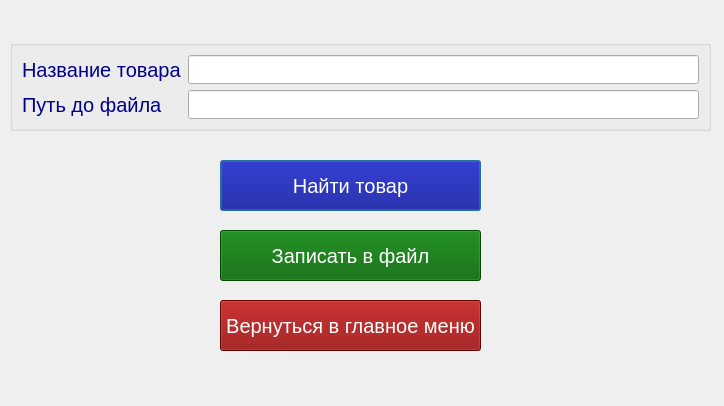
<?xml version="1.0" encoding="UTF-8"?>
<ui version="4.0">
 <class>findproductwindow</class>
 <widget class="QDialog" name="findproductwindow">
  <property name="geometry">
   <rect>
    <x>0</x>
    <y>0</y>
    <width>724</width>
    <height>406</height>
   </rect>
  </property>
  <property name="windowTitle">
   <string>Dialog</string>
  </property>
  <widget class="QPushButton" name="findProductButton">
   <property name="geometry">
    <rect>
     <x>220</x>
     <y>160</y>
     <width>261</width>
     <height>51</height>
    </rect>
   </property>
   <property name="styleSheet">
    <string notr="true">font-family: Arial, sans-serif;
font-size: 20px;
background-color: darkblue; 
color: white;</string>
   </property>
   <property name="text">
    <string>Найти товар</string>
   </property>
  </widget>
  <widget class="QPushButton" name="makeFileButton">
   <property name="geometry">
    <rect>
     <x>220</x>
     <y>230</y>
     <width>261</width>
     <height>51</height>
    </rect>
   </property>
   <property name="styleSheet">
    <string notr="true">font-family: Arial, sans-serif;
font-size: 20px;
background-color: darkgreen; 
color: white;</string>
   </property>
   <property name="text">
    <string>Записать в файл</string>
   </property>
  </widget>
  <widget class="QPushButton" name="exitButton">
   <property name="geometry">
    <rect>
     <x>220</x>
     <y>300</y>
     <width>261</width>
     <height>51</height>
    </rect>
   </property>
   <property name="styleSheet">
    <string notr="true">font-family: Arial, sans-serif;
font-size: 20px;
background-color: darkred; 
color: white;</string>
   </property>
   <property name="text">
    <string>Вернуться в главное меню</string>
   </property>
  </widget>
  <widget class="QGroupBox" name="groupBox">
   <property name="geometry">
    <rect>
     <x>10</x>
     <y>40</y>
     <width>701</width>
     <height>91</height>
    </rect>
   </property>
   <property name="title">
    <string/>
   </property>
   <layout class="QFormLayout" name="formLayout">
    <item row="0" column="0">
     <widget class="QLabel" name="label">
      <property name="styleSheet">
       <string notr="true">font-family: Arial, sans-serif;
font-size: 20px;
color: darkblue;</string>
      </property>
      <property name="text">
       <string>Название товара</string>
      </property>
     </widget>
    </item>
    <item row="0" column="1">
     <widget class="QLineEdit" name="productLine">
      <property name="styleSheet">
       <string notr="true">font-family: Arial, sans-serif;
font-size: 20px;
color: darkblue;</string>
      </property>
     </widget>
    </item>
    <item row="1" column="0">
     <widget class="QLabel" name="label_2">
      <property name="styleSheet">
       <string notr="true">font-family: Arial, sans-serif;
font-size: 20px;
color: darkblue;</string>
      </property>
      <property name="text">
       <string>Путь до файла</string>
      </property>
     </widget>
    </item>
    <item row="1" column="1">
     <widget class="QLineEdit" name="pathLine">
      <property name="styleSheet">
       <string notr="true">font-family: Arial, sans-serif;
font-size: 20px;
color: darkblue;</string>
      </property>
     </widget>
    </item>
   </layout>
  </widget>
 </widget>
 <resources/>
 <connections/>
</ui>
